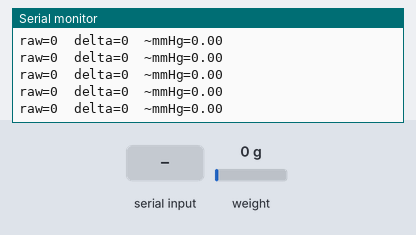
The program below on a simulated Seeed XIAO ESP32-C3. Shown: the last lines printed to the serial monitor. Inputs (shaded band) come from the test bench; at power-on: weight on the scale 0 g.

Above: at 6.7 s.
6.8 s: "t" received over Serial
At 8.0 s:
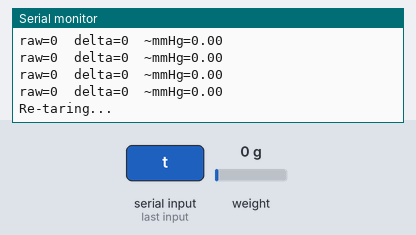
9.8 s: weight on the scale set to 100 g
At 9.82 s:
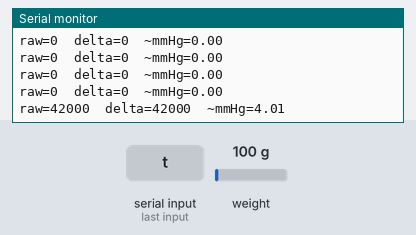
11.3 s: weight on the scale set to 1250 g
At 11.33 s:
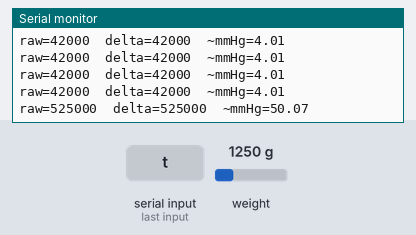
Timing chart, 0 to 14.3 s (numbered marks = the images above; inputs shaded):
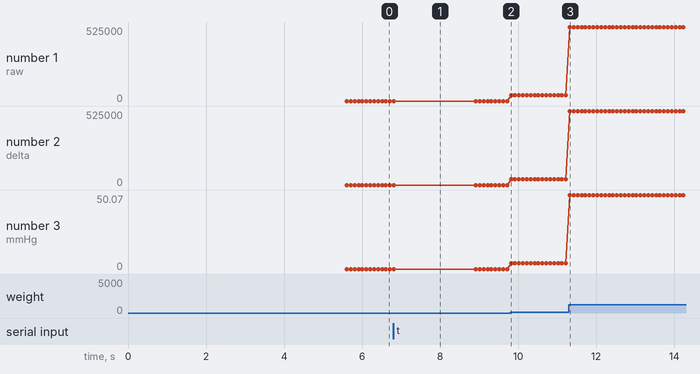

Measured:
- after the input at 6.8 s, the serial monitor: prints a new line at once (image 1)
- after the input at 9.8 s, the serial monitor: prints a new line at once (image 2)
- after the input at 11.3 s, the serial monitor: prints a new line at once (image 3)
- plotted number 1: 0 → 42000 after the input at 9.8 s, 42000 → 525000 after the input at 11.3 s
- plotted number 2: 0 → 42000 after the input at 9.8 s, 42000 → 525000 after the input at 11.3 s
- plotted number 3: 0 → 4.01 after the input at 9.8 s, 4.01 → 50.07 after the input at 11.3 s

The program:

main.cpp
```cpp
#include <Arduino.h>

#include <HX711.h>

// XIAO ESP32-C3 wiring: DT->D2, SCK->D3, VCC->3.3V/5V, GND->GND
const uint8_t HX711_DT  = D2;
const uint8_t HX711_SCK = D3;

// HX711 gain=128, AVDD=5V:
//   FS differential = ±20 mV → ±2^23 counts
//   → 419,430 counts/mV
// Deltran at 5V excitation: 25 µV/mmHg → ~10,486 counts/mmHg
// Use ONLY as a sanity-check estimate until calibrated.
const float COUNTS_PER_MMHG_NOMINAL = 10486.0f;

HX711 scale;
long zero_offset = 0;

void setup() {
  Serial.begin(115200);
  while (!Serial && millis() < 3000);

  Serial.println(F("HX711 + Deltran DPT-100 bring-up"));
  Serial.println(F("Open pressure port to atmosphere before tare."));
  Serial.println(F("Serial commands: t=tare"));

  scale.begin(HX711_DT, HX711_SCK);
  scale.set_gain(128);

  // Discard warm-up samples (regulator + PGA settling)

// Flush settling transient before tare
for (int i = 0; i < 20; i++) {
  while (!scale.is_ready()) { delay(5); }
  scale.read();
}
delay(500);
zero_offset = scale.read_average(30);


  Serial.println(F("Taring..."));

  Serial.print(F("Zero offset (raw counts): "));
  Serial.println(zero_offset);
  Serial.println(F("Streaming..."));
}

void loop() {
  if (Serial.available()) {
    char c = Serial.read();
    if (c == 't') {
      Serial.println(F("Re-taring..."));
      zero_offset = scale.read_average(20);
      Serial.print(F("Zero offset: "));
      Serial.println(zero_offset);
    }
  }

  if (scale.is_ready()) {
    long raw   = scale.read();
    long delta = raw - zero_offset;
    float mmHg_est = delta / COUNTS_PER_MMHG_NOMINAL;

    Serial.print(F("raw="));        Serial.print(raw);
    Serial.print(F("\tdelta="));    Serial.print(delta);
    Serial.print(F("\t~mmHg="));    Serial.println(mmHg_est, 2);
  }
}
```
